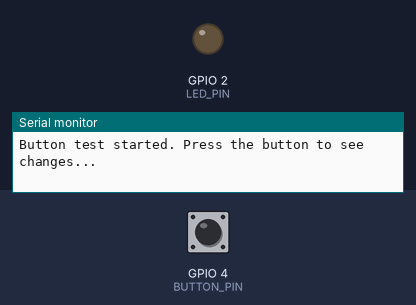
This sketch was run on a simulated ESP32. On the bench: output pins drawn as LEDs (lit = HIGH), the last lines printed to the serial monitor. The inputs (shaded band) are chosen by the test bench; at power-on: GPIO 4 (BUTTON_PIN) HIGH.

Above: at 1.2 s.
1.3 s: GPIO 4 (BUTTON_PIN) pulled LOW for 0.15 s
At 1.37 s:
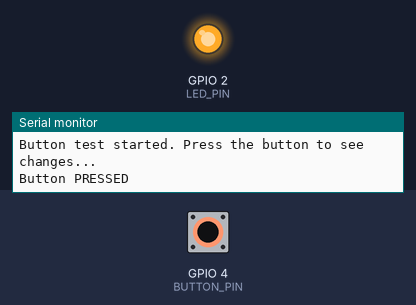
2.9 s: GPIO 4 (BUTTON_PIN) pulled LOW for 3.2 s
At 6.7 s:
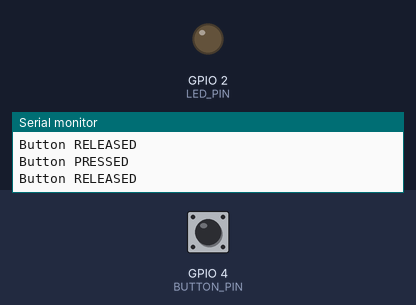
Timing chart, 0 to 8.2 s (numbered marks = the images above; inputs shaded):
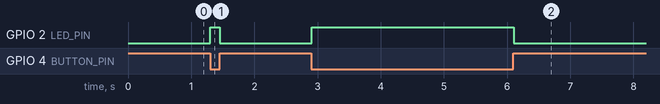

The sketch:

button-test.ino
```cpp
#define BUTTON_PIN 4  // Change to your test GPIO
#define LED_PIN 2  // Built-in LED (usually GPIO2 on most ESP32 boards)

void setup() {
  Serial.begin(115200);
  pinMode(BUTTON_PIN, INPUT_PULLUP);
  pinMode(LED_PIN, OUTPUT);
  Serial.println("Button test started. Press the button to see changes...");
}

void loop() {
  static bool lastState = HIGH;
  bool currentState = digitalRead(BUTTON_PIN);

  if (currentState != lastState) {
    if (currentState == LOW) {
      Serial.println("Button PRESSED");
      digitalWrite(LED_PIN, HIGH);
    } else {
      Serial.println("Button RELEASED");
      digitalWrite(LED_PIN, LOW);
    }
    lastState = currentState;
  }

  delay(10);  // Light debounce
}
```

Measured:
- after the input at 1.3 s, GPIO 2 (LED_PIN): LOW → HIGH at once, → LOW 0.15 s later
- after the input at 2.9 s, GPIO 2 (LED_PIN): LOW → HIGH at once, → LOW 3.2 s later
